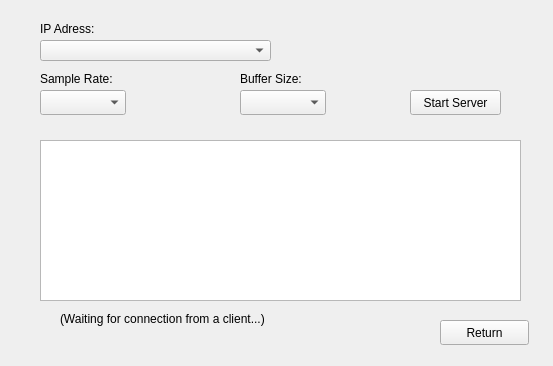
<?xml version="1.0" encoding="UTF-8"?>
<ui version="4.0">
 <class>JackLinkServer</class>
 <widget class="QWidget" name="JackLinkServer">
  <property name="geometry">
   <rect>
    <x>0</x>
    <y>0</y>
    <width>553</width>
    <height>366</height>
   </rect>
  </property>
  <property name="windowTitle">
   <string>Form</string>
  </property>
  <widget class="QLabel" name="label">
   <property name="geometry">
    <rect>
     <x>60</x>
     <y>310</y>
     <width>291</width>
     <height>17</height>
    </rect>
   </property>
   <property name="text">
    <string>(Waiting for connection from a client...)</string>
   </property>
  </widget>
  <widget class="QPushButton" name="pushButton">
   <property name="geometry">
    <rect>
     <x>440</x>
     <y>320</y>
     <width>89</width>
     <height>25</height>
    </rect>
   </property>
   <property name="text">
    <string>Return</string>
   </property>
  </widget>
  <widget class="QComboBox" name="ipSelector">
   <property name="geometry">
    <rect>
     <x>40</x>
     <y>40</y>
     <width>231</width>
     <height>21</height>
    </rect>
   </property>
  </widget>
  <widget class="QLabel" name="label_2">
   <property name="geometry">
    <rect>
     <x>40</x>
     <y>20</y>
     <width>71</width>
     <height>17</height>
    </rect>
   </property>
   <property name="text">
    <string>IP Adress:</string>
   </property>
  </widget>
  <widget class="QComboBox" name="comboBox_2">
   <property name="geometry">
    <rect>
     <x>40</x>
     <y>90</y>
     <width>86</width>
     <height>25</height>
    </rect>
   </property>
  </widget>
  <widget class="QComboBox" name="comboBox_3">
   <property name="geometry">
    <rect>
     <x>240</x>
     <y>90</y>
     <width>86</width>
     <height>25</height>
    </rect>
   </property>
  </widget>
  <widget class="QLabel" name="label_3">
   <property name="geometry">
    <rect>
     <x>40</x>
     <y>70</y>
     <width>91</width>
     <height>17</height>
    </rect>
   </property>
   <property name="text">
    <string>Sample Rate:</string>
   </property>
  </widget>
  <widget class="QLabel" name="label_4">
   <property name="geometry">
    <rect>
     <x>240</x>
     <y>70</y>
     <width>81</width>
     <height>17</height>
    </rect>
   </property>
   <property name="text">
    <string>Buffer Size:</string>
   </property>
  </widget>
  <widget class="QTextEdit" name="textEdit">
   <property name="geometry">
    <rect>
     <x>40</x>
     <y>140</y>
     <width>481</width>
     <height>161</height>
    </rect>
   </property>
  </widget>
  <widget class="QPushButton" name="pushButton_2">
   <property name="geometry">
    <rect>
     <x>410</x>
     <y>90</y>
     <width>91</width>
     <height>25</height>
    </rect>
   </property>
   <property name="text">
    <string>Start Server</string>
   </property>
  </widget>
 </widget>
 <resources/>
 <connections/>
</ui>
